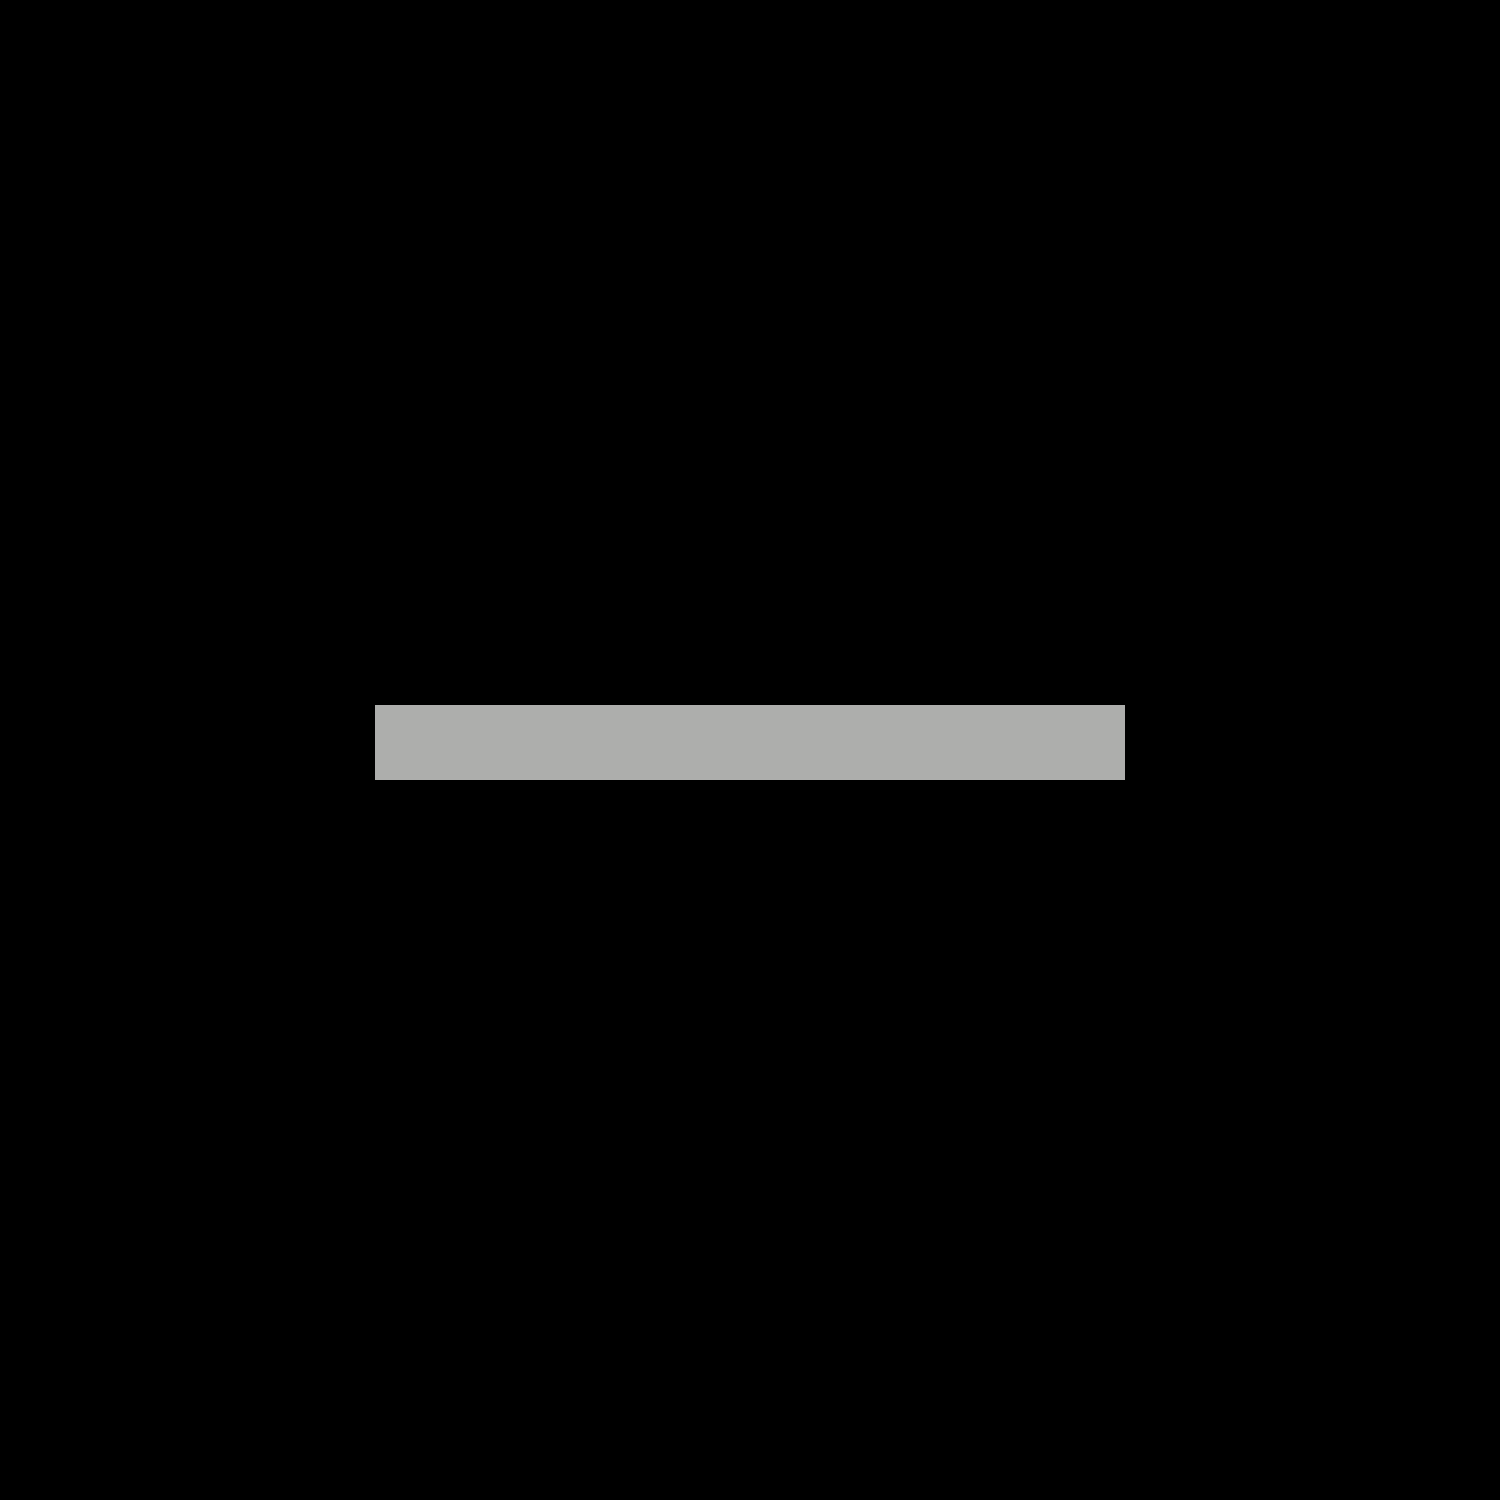

This game map was drawn from its Tiled (.tmx) file and the tilesets committed beside it. A one-line description and the trimmed map source follow:
An orthogonal 100x100 tile map with 15x15 px tiles, 1 tile layer (Tile Layer 1) and 6 objects.

<map version="1.0" tiledversion="1.1.6" orientation="orthogonal" renderorder="right-down" width="100" height="100" tilewidth="15" tileheight="15" infinite="0" nextobjectid="34">
 <tileset firstgid="1" source="Base Tile.tsx" />
 <layer name="Tile Layer 1" width="100" height="100">
  <data>[10000 cells, 250 non-empty, 1 distinct tile ids]</data>
 </layer>
 <objectgroup name="Ground">
  <object id="33" x="435" y="840" width="135" height="45" />
 </objectgroup>
 <objectgroup name="Boundaries">
  <object id="14" x="13.4795" y="504.134" width="5.3918" />
  <object id="29" x="376.076" y="692.494" width="752.907" height="12.8379" />
  <object id="30" x="360.217" y="696.269" width="15.1035" height="100.438" />
  <object id="31" x="379.097" y="778.583" width="743.845" height="24.1655" />
  <object id="32" x="1125.96" y="709.863" width="22.6552" height="69.4759" />
 </objectgroup>
</map>
